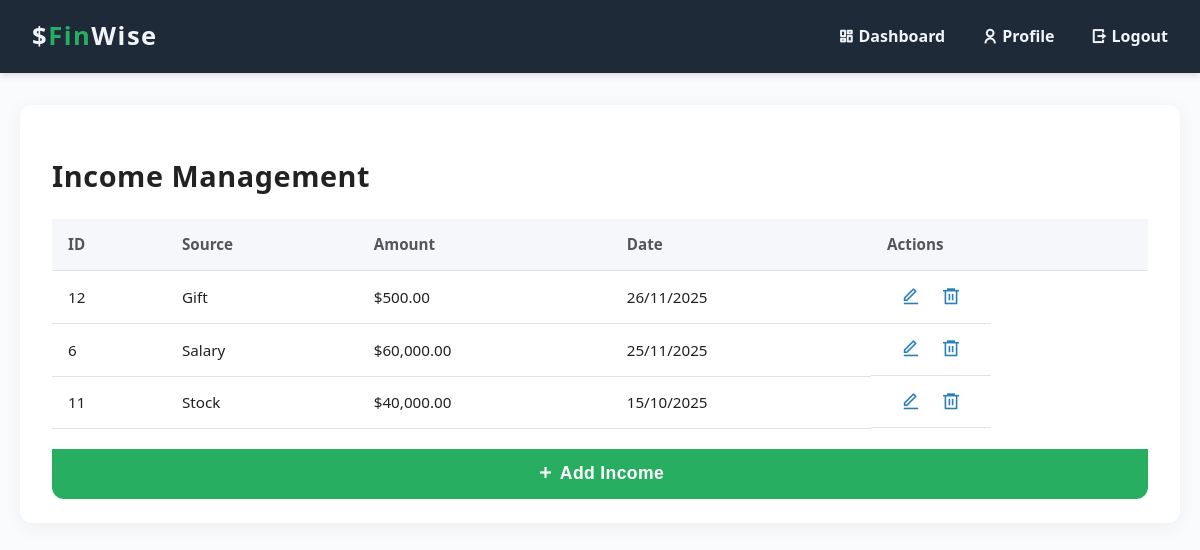
The app's page /income.php (signed in) with its own data.
### tables this page shows
CREATE TABLE `income` (
  `id` int(11) NOT NULL,
  `user_id` int(11) NOT NULL,
  `source` varchar(100) NOT NULL,
  `amount` decimal(10,2) NOT NULL,
  `date` date NOT NULL,
  `created_at` timestamp NOT NULL DEFAULT current_timestamp()
);

### income.php (the view, shortened to what this page needs)
<?php
include '../dbms_backend/db.php';
$user_id = $_SESSION['user_id'];
$sql = "SELECT id, source, amount, date FROM income WHERE user_id = ? ORDER BY date DESC";
$stmt = $conn->prepare($sql);
$stmt->bind_param("i", $user_id);
$stmt->execute();
$result = $stmt->get_result();
$income_rows = [];
if ($result->num_rows > 0) {
    while ($row = $result->fetch_assoc()) {
        $income_rows[] = $row;
    }
}
?>
<!DOCTYPE html>
<html lang="en">
<head>
  <link rel="stylesheet" href="https://cdn.jsdelivr.net/npm/remixicon/fonts/remixicon.css" />
</head>
<body>
<nav>
  <div class="logo">$<span>Fin</span>Wise</div>
  <div class="nav-links">
    <a href="../dbms_backend/dashboard.php"><i class="ri-dashboard-line"></i> Dashboard</a>
    <a href="../dbms_backend/profile.php"><i class="ri-user-line"></i> Profile</a>
    <a href="../dbms_backend/logout.php"><i class="ri-logout-box-r-line"></i> Logout</a>
  </div>
</nav>
<main>
  <div class="section">
    <h2>Income Management</h2>
    <table>
      <thead>
        <tr>
          <th>ID</th>
          <th>Source</th>
          <th>Amount</th>
          <th>Date</th>
          <th>Actions</th>
        </tr>
      </thead>
      <tbody>
        <?php
        if (!empty($income_rows)) {
            foreach ($income_rows as $row) {
                echo "<tr>
                        <td>" . htmlspecialchars($row['id']) . "</td>
                        <td>" . htmlspecialchars($row['source']) . "</td>
                        <td>$" . htmlspecialchars(number_format($row['amount'], 2)) . "</td>
                        <td>" . htmlspecialchars(date("d/m/Y", strtotime($row['date']))) . "</td>
                        <td class='actions'>
                          <button title='Edit' onclick=\"location.href='../dbms_backend/edit_income.php?id={$row['id']}'\"><i class='ri-edit-line'></i></button>
                          <button title='Delete' onclick=\"if(confirm('Delete this income entry?')) location.href='../dbms_backend/delete_income.php?id={$row['id']}'\"><i class='ri-delete-bin-6-line'></i></button>
                        </td>
                      </tr>";
            }
        } else {
            echo "<tr><td colspan='5' style='text-align: center; padding: 2rem;'>No income entries found.</td></tr>";
        }
        ?>
      </tbody>
    </table>
    <button class="add-btn" onclick="location.href='add_income.html'"><i class="ri-add-line"></i> Add Income</button>
  </div>
</main>
</body>
</html>

### income.php (style rules this page uses)
* { box-sizing: border-box; }
body { font-family: 'Segoe UI', Tahoma, Geneva, Verdana, sans-serif; background: #f9fbfc; margin: 0; padding: 0; color: #222; line-height: 1.6; }
nav { position: sticky; top: 0; background: #1e2a38; color: #f0f4f8; padding: 1rem 2rem; display: flex; justify-content: space-between; align-items: center; z-index: 999; box-shadow: 0 2px 8px rgba(0, 0, 0, 0.15); }
nav .logo { font-weight: 700; font-size: 1.6rem; letter-spacing: 1.5px; }
nav .logo span { color: #27ae60; }
nav .nav-links a { color: #f0f4f8; margin-left: 2rem; text-decoration: none; font-weight: 600; font-size: 1rem; transition: color 0.3s ease; }
main { max-width: 1200px; margin: 2rem auto 4rem; padding: 0 1.25rem; }
.section { background: white; border-radius: 12px; box-shadow: 0 4px 18px rgba(0, 0, 0, 0.06); margin-bottom: 2.75rem; padding: 1.5rem 2rem; transition: box-shadow 0.3s ease; }
h2 { font-size: 1.8rem; margin-bottom: 1.25rem; font-weight: 700; color: #222; letter-spacing: 0.02em; }
table { width: 100%; border-collapse: collapse; font-size: 0.95rem; }
th, td { padding: 0.85rem 1rem; border-bottom: 1px solid #e0e3e6; text-align: left; }
th { background: #f5f7fa; font-weight: 700; color: #555; user-select: none; }
td.actions { width: 120px; text-align: center; display: flex; justify-content: center; }
td.actions button { background: none; border: none; cursor: pointer; font-size: 1.2rem; margin-right: 0.5rem; color: #2980b9; transition: color 0.25s ease; }
td.actions button:last-child { margin-right: 0; }
.add-btn { margin-top: 1.25rem; padding: 0.9rem 1rem; width: 100%; background: #27ae60; border: none; border-radius: 0 0 12px 12px; color: white; font-size: 1.1rem; font-weight: 700; cursor: pointer; transition: background-color 0.3s ease, box-shadow 0.3s ease; letter-spacing: 0.02em; }

### records on screen
income: id "12", source "Gift", amount "500.00", date "26/11/2025"
income: id "6", source "Salary", amount "60,000.00", date "25/11/2025"
income: id "11", source "Stock", amount "40,000.00", date "15/10/2025"
